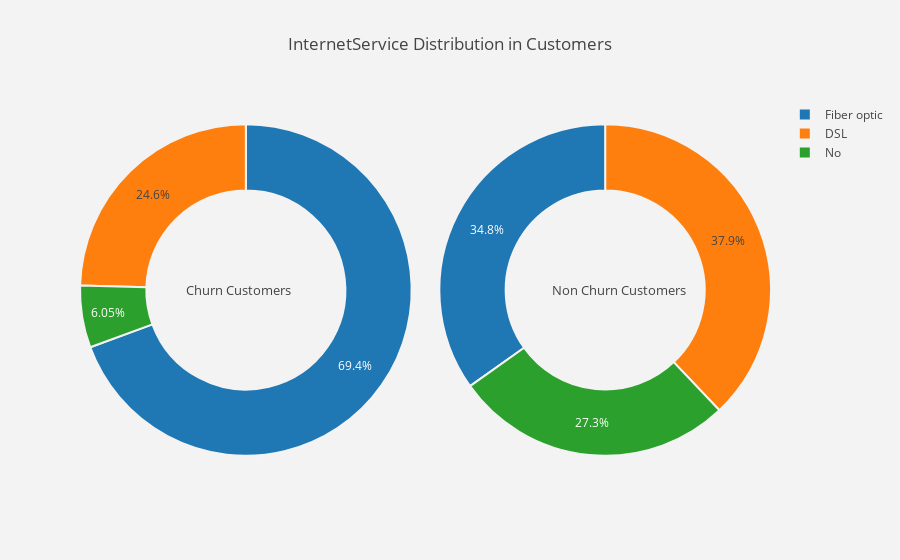

The notebook cell saved with this chart:
### Markdown cell above
We can find that customers who are using Streaming Movies and StreamingTV are churning in higher proportions.

### Code cell
#explore Internet service distribution
pie_chart('InternetService')

### Figure 1 — Plotly figure (JSON) as saved in the notebook; plotly's stock layout.template omitted (floating-point values rounded to 4 significant figures)
{"data": [{"domain": {"x": [0, 0.48]}, "hole": 0.6, "hoverinfo": "label+percent+name", "labels": ["Fiber optic", "DSL", "No"], "marker": {"line": {"color": "rgb(243,243,243)", "width": 2}}, "name": "Churn Customers", "type": "pie", "uid": "5d521aee-c436-4b7f-b124-091beca58901", "values": [1297, 459, 113]}, {"domain": {"x": [0.52, 1]}, "hole": 0.6, "hoverinfo": "label+percent+name", "labels": ["DSL", "Fiber optic", "No"], "marker": {"line": {"color": "rgb(243,243,243)", "width": 2}}, "name": "Non Churn Customers", "type": "pie", "uid": "d92b2ffe-4832-40d1-9cf3-fc61d5579549", "values": [1957, 1799, 1407]}], "layout": {"annotations": [{"font": {"size": 13}, "showarrow": false, "text": "Churn Customers", "x": 0.15, "y": 0.5}, {"font": {"size": 13}, "showarrow": false, "text": "Non Churn Customers", "x": 0.88, "y": 0.5}], "paper_bgcolor": "rgb(243,243,243)", "plot_bgcolor": "rgb(243,243,243)", "title": {"text": "InternetService Distribution in Customers"}}}
